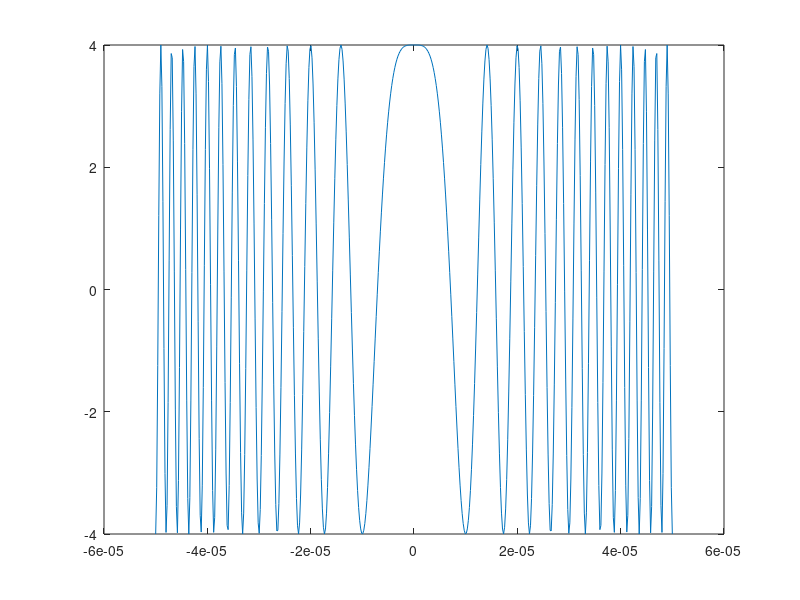

Here is the MATLAB script that generated this plot:
% t=-3:0.01:5;
% t0=1;
% y=impseq(t,t0);
% plot(t,y)
% axis([-3,5,-0.2,1.2])

T=10e-5;  %脉冲宽度
N=length(0:1/50:10-1/50);   %采样点数
t=linspace(-T/2,T/2,N);%横坐标
y=4*(chirp(t,0,10e-5,1e6))%纵坐标
figure;
plot(t,y);
length(0:1/50:10-1/50)
